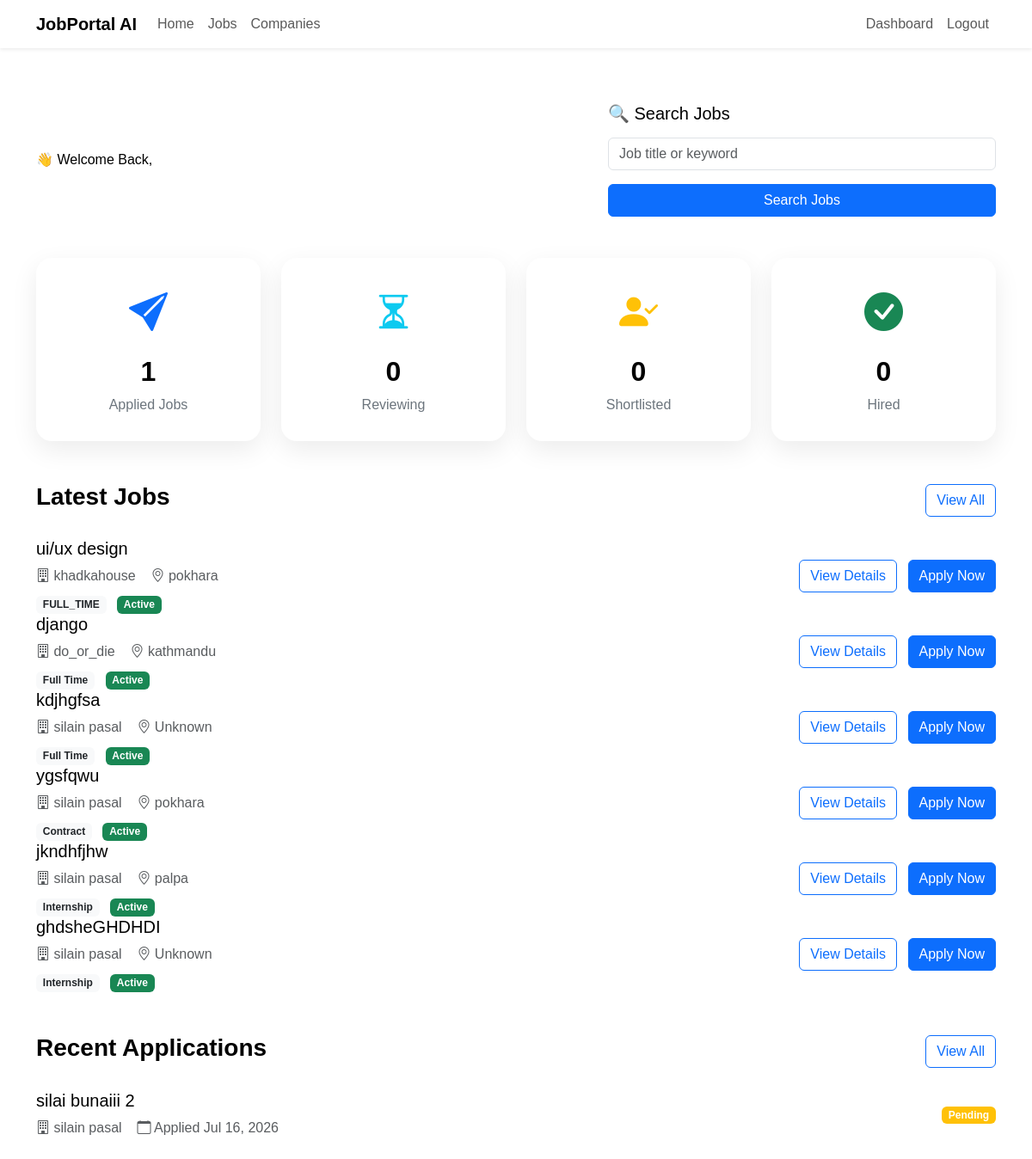
The page /applications/dashboard/ (signed in) on the database as committed earlier.
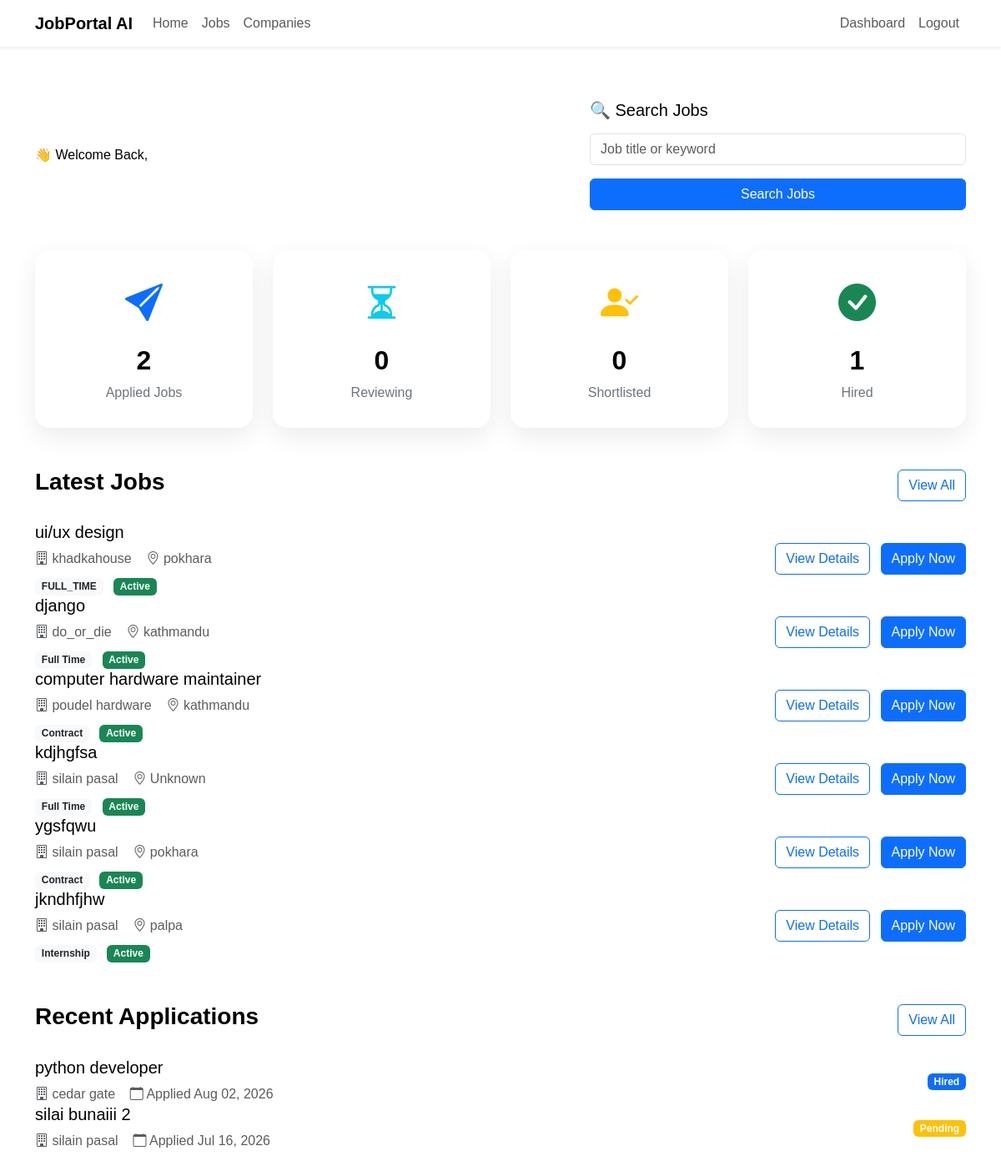
The same page on the database as committed later.
### jobs/models.py (models this page shows, shortened)
class Job(models.Model):
    class EmploymentType(models.TextChoices):
        FULL_TIME = "Full Time"
        PART_TIME = "Part Time"
        INTERNSHIP = "Internship"
        CONTRACT = "Contract"
    class ExperienceLevel(models.TextChoices):
        ENTRY =  "Entry Level"
        MID =  "Mid Level"
        SENIOR = "Senior Level"
    company = models.ForeignKey(Company,on_delete=models.CASCADE,related_name="jobs")
    title = models.CharField(max_length=200)
    slug = models.SlugField(unique=True,blank=True)
    description = models.TextField()
    location = models.CharField(max_length=150)
    employment_type = models.CharField(max_length=20,choices=EmploymentType.choices)
    experience_level = models.CharField( max_length=20, choices=ExperienceLevel.choices )
    salary_min = models.PositiveIntegerField()
    salary_max = models.PositiveIntegerField()
    vacancies = models.PositiveIntegerField(default=1)
    deadline = models.DateField()
    is_active = models.BooleanField(default=True)
    created_at = models.DateTimeField(auto_now_add=True)
    updated_at = models.DateTimeField(auto_now=True)

### companies/models.py (models this page shows)
class Company(models.Model):
    owner = models.OneToOneField(settings.AUTH_USER_MODEL,on_delete=models.CASCADE,related_name="company")
    company_name = models.CharField(max_length=200)
    slug = models.SlugField(unique=True, blank=True)
    logo = models.ImageField( upload_to="company_logos/", blank=True, null=True)
    description = models.TextField()
    website = models.URLField(blank=True)
    email = models.EmailField()
    phone = models.CharField(max_length=20)
    address = models.TextField()
    location = models.CharField(max_length=255)
    city = models.CharField(max_length=100)
    country = models.CharField(max_length=100)
    established_date = models.DateField()
    employee_count = models.PositiveIntegerField()
    created_at = models.DateTimeField(auto_now_add=True)
    updated_at = models.DateTimeField(auto_now=True)

### applications/models.py (models this page shows, shortened)
class Application(models.Model):
    applicant = models.ForeignKey( settings.AUTH_USER_MODEL, on_delete=models.CASCADE, related_name="applications" )
    job = models.ForeignKey( Job, on_delete=models.CASCADE,related_name="applications")
    resume = models.FileField( upload_to="resumes/")
    cover_letter = models.TextField( blank=True)
    status = models.CharField( max_length=20,choices=Applicationstatus.choices,default=Applicationstatus.PENDING )
    applied_at = models.DateTimeField(auto_now_add=True)
    first_name = models.CharField(max_length=100, default="")
    last_name = models.CharField(max_length=100, default="")
    location = models.CharField(max_length=100, default="")
    class Meta:
        ordering = ["-applied_at"]
        unique_together = ("applicant", "job")

### applications/views.py (the view)
# urls.py: path("dashboard/",views.applicant_dashboard,name="applicant-dashboard" ),
@login_required
def applicant_dashboard(request):
    if request.user.role != "APPLICANT":
        return redirect("dashboard")
    applied_jobs = Application.objects.filter(applicant=request.user).count()
    interview_jobs = Application.objects.filter(applicant=request.user,status=Applicationstatus.SHORTLISTED).count()
    accepted_jobs = Application.objects.filter(applicant=request.user,status=Applicationstatus.HIRED ).count()
    recent_applications = Application.objects.filter(applicant=request.user )[:5]
    recommended_jobs = Job.objects.filter(is_active=True).exclude( applications__applicant=request.user )[:6]
    reviewing_jobs = Application.objects.filter(applicant=request.user,status=Applicationstatus.REVIEWING).count()
    context = {
    "applied_jobs": applied_jobs,
    "reviewing_jobs": reviewing_jobs,
    "interview_jobs": interview_jobs,
    "accepted_jobs": accepted_jobs,
    "recommended_jobs": recommended_jobs,
    "recent_applications": recent_applications,
}
    return render(request,"applications/applicant_dashboard.html",context )

### templates/applications/applicant_dashboard.html (shortened to what this page needs)
{% extends "dashboard_base.html" %}
{% load static %}
{% block content %}
<div class="container py-4">
<section class="hero-dashboard mb-5">
    <div class="row align-items-center">
        <div class="col-lg-7">
            <span class="hero-tag">
                👋 Welcome Back, {{ request.user.first_name }}
            </span>
        </div>
        <div class="col-lg-5">
            <div class="search-card">
                <h5 class="mb-3">
                    🔍 Search Jobs
                </h5>
                <form method="GET" action="{% url 'job-list' %}">
                    <div class="mb-3">
                        <input
                            type="text"
                            name="keyword"
                            class="form-control"
                            placeholder="Job title or keyword">
                    </div>
                    <button
                        class="btn btn-primary w-100">
                        Search Jobs
                    </button>
                </form>
            </div>
        </div>
    </div>
</section>
    <section class="mb-5">
        <div class="row g-4">
            <div class="col-lg-3 col-md-6">
                <div class="dashboard-card">
                    <i class="bi bi-send-fill stat-icon text-primary"></i>
                    <h2>{{ applied_jobs }}</h2>
                    <p>Applied Jobs</p>
                </div>
            </div>
            <div class="col-lg-3 col-md-6">
                <div class="dashboard-card">
                    <i class="bi bi-hourglass-split stat-icon text-info"></i>
                    <h2>{{ reviewing_jobs }}</h2>
                    <p>Reviewing</p>
                </div>
            </div>
            <div class="col-lg-3 col-md-6">
                <div class="dashboard-card">
                    <i class="bi bi-person-check-fill stat-icon text-warning"></i>
                    <h2>{{ interview_jobs }}</h2>
                    <p>Shortlisted</p>
                </div>
            </div>
            <div class="col-lg-3 col-md-6">
                <div class="dashboard-card">
                    <i class="bi bi-check-circle-fill stat-icon text-success"></i>
                    <h2>{{ accepted_jobs }}</h2>
                    <p>Hired</p>
                </div>
            </div>
        </div>
    </section>
    <section>
        <div class="d-flex justify-content-between align-items-center mb-4">
            <h3 class="fw-bold">
                Latest Jobs
            </h3>
            <a href="{% url 'job-list' %}" class="btn btn-outline-primary">
                View All
            </a>
        </div>
        {% for job in recommended_jobs %}
        <div class="job-card">
            <div class="row align-items-center">
                <div class="col-lg-8">
                    <h5 class="mb-2">
                        {{ job.title }}
                    </h5>
                    <p class="text-muted mb-2">
                        <i class="bi bi-building"></i>
                        {{ job.company.company_name }}
                        <i class="bi bi-geo-alt"></i>
                        {{ job.location }}
                    </p>
                    <div>
                        <span class="badge bg-light text-dark">
                            {{ job.get_employment_type_display }}
                        </span>
                        <span class="badge bg-success ms-2">
                            Active
                        </span>
                    </div>
                </div>
                <div class="col-lg-4 text-lg-end mt-3 mt-lg-0">
                    <a href="{% url 'job-detail' job.pk %}"
                       class="btn btn-outline-primary me-2">
                        View Details
                    </a>
                    <a href="{% url 'apply-job' job.pk %}"
                       class="btn btn-primary">
                        Apply Now
                    </a>
                </div>
            </div>
        </div>
       {% endfor %}
    </section>
    <section class="mt-5">
        <div class="d-flex justify-content-between align-items-center mb-4">
            <h3 class="fw-bold">
                Recent Applications
            </h3>
            <a href="{% url 'my-applications' %}" class="btn btn-outline-primary">
                View All
            </a>
        </div>
        {% for application in recent_applications %}
        <div class="job-card">
            <div class="row align-items-center">
                <div class="col-lg-8">
                    <h5 class="mb-2">
                        {{ application.job.title }}
                    </h5>
                    <p class="text-muted mb-0">
                        <i class="bi bi-building"></i>
                        {{ application.job.company.company_name }}
                        <i class="bi bi-calendar"></i>
                        Applied {{ application.applied_at|date:"M d, Y" }}
                    </p>
                </div>
                <div class="col-lg-4 text-lg-end mt-3 mt-lg-0">
                    {% if application.status == "Pending" %}
                        <span class="badge bg-warning">{{ application.status }}</span>
                    {% elif application.status == "Reviewing" %}
                        <span class="badge bg-info">{{ application.status }}</span>
                    {% elif application.status == "Shortlisted" %}
                        <span class="badge bg-success">{{ application.status }}</span>
                    {% elif application.status == "Hired" %}
                        <span class="badge bg-primary">{{ application.status }}</span>
                    {% elif application.status == "Rejected" %}
                        <span class="badge bg-danger">{{ application.status }}</span>
                    {% endif %}
                </div>
            </div>
        </div>
        {% endfor %}
    </section>
</div>
{% endblock %}

### templates/dashboard_base.html (shortened to what this page needs)
{% load static %}
<!DOCTYPE html>
<html lang="en">
<head>
    <link href="https://cdn.jsdelivr.net/npm/bootstrap@5.3.3/dist/css/bootstrap.min.css"
          rel="stylesheet">
    <link rel="stylesheet"
          href="https://cdn.jsdelivr.net/npm/bootstrap-icons@1.11.3/font/bootstrap-icons.min.css">
    <link rel="stylesheet"
          href="{% static 'css/style.css' %}">
</head>
<body>
    {% include "includes/navbar.html" %}
    <main class="py-4">
        {% block content %}
        {% endblock %}
    </main>
</body>
</html>

### templates/includes/navbar.html (shortened to what this page needs)
<nav class="navbar navbar-expand-lg navbar-light bg-white shadow-sm">
<div class="container">
<a class="navbar-brand fw-bold"
   href="{% url 'home' %}">
JobPortal AI
</a>
<div class="collapse navbar-collapse"
id="navbar">
<ul class="navbar-nav me-auto">
<li class="nav-item">
<a class="nav-link"
href="{% url 'home' %}">
Home
</a>
</li>
<li class="nav-item">
<a class="nav-link"
href="{% url 'job-list' %}">
Jobs
</a>
</li>
<li class="nav-item">
<a class="nav-link"
href="{% url 'company-list' %}">
Companies
</a>
</li>
</ul>
<ul class="navbar-nav">
{% if request.user.is_authenticated %}
<li class="nav-item">
{% if request.user.is_staff or request.user.is_superuser %}
<a class="nav-link" href="{% url 'admin-dashboard' %}">Dashboard</a>
{% elif request.user.role == "RECRUITER" %}
<a class="nav-link" href="{% url 'dashboard' %}">Dashboard</a>
{% elif request.user.role == "APPLICANT" %}
<a class="nav-link" href="{% url 'applicant-dashboard' %}">Dashboard</a>
{% endif %}
</li>
<li class="nav-item">
<a class="nav-link"href="{% url 'logout' %}">Logout</a>
</li>
{% endif %}
</ul>
</div>
</div>
</nav>

### static/css/style.css (style rules this page uses)
* { margin:0; padding:0; box-sizing:border-box; }
body { font-family:'Poppins',sans-serif; background:var(--light); color:var(--dark); }
a { text-decoration:none; }
.dashboard-card { background:#fff; border-radius:18px; padding:30px; text-align:center; box-shadow:0 10px 30px rgba(0,0,0,.08); transition:.3s; height:100%; }
.dashboard-card h2 { font-weight:700; margin-top:15px; }
.dashboard-card p { color:#6c757d; margin-bottom:0; }
.stat-icon { font-size:45px; }

Rows that differ between the two databases and show on the page:
no longer on this page (row unchanged): Job: title "ghdsheGHDHDI", company.company_name "silain pasal", location "Unknown", employment_type "Internship"
now on this page (row edited): Job: title "computer hardware maintainer", company.company_name "poudel hardware", location "kathmandu", employment_type "Contract"
added Application: job "python developer", job.company.company_name "cedar gate", applied_at "Aug 02, 2026", status "Hired"
Other text that changed with them:
{{ applied_jobs }}: "1" → "2"
{{ accepted_jobs }}: "0" → "1"
